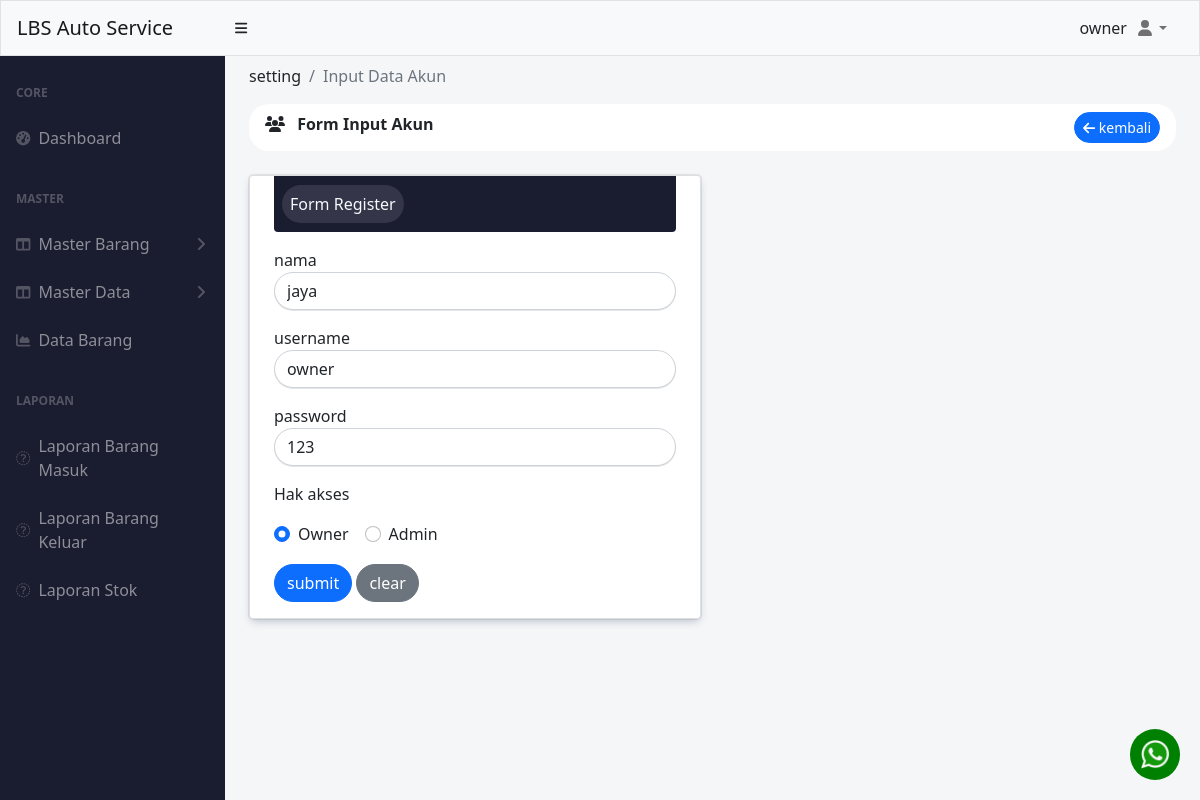
Page /index.php?akun=edit&id=1 (signed in) on the committed database.
### tables this page shows
CREATE TABLE `users` (
  `id` int(11) NOT NULL,
  `nama` varchar(50) NOT NULL,
  `username` varchar(50) NOT NULL,
  `password` varchar(255) NOT NULL,
  `hak_akses` enum('owner','admin','super admin') NOT NULL
);

### pages/akun/edit.php (the view, shortened to what this page needs)
<?php
include './koneksi.php';
$id = $_GET['id'];
$query = mysqli_query($conn, "SELECT * FROM users WHERE id='$id'");
$data = mysqli_fetch_assoc($query);
?>
<div class="container-fluid px-4 ">
    <ol class="breadcrumb pt-2">
        <li class="breadcrumb-item ">setting</li>
        <li class="breadcrumb-item active">Input Data Akun</li>
    </ol>
    <div class="mb-4">
        <div class="card-header clearfix mb-3" style="border-radius: 20px ;background-color: white; border:0px;">
            <i class="fa-solid fa-users"></i>
            <span class="ms-2 fw-bolder"> Form Input Akun</span>
            <a href="index.php?menu=akun" class="btn btn-sm btn-primary float-end rounded-pill ">
                <i class="fa-solid fa-arrow-left"></i> kembali
            </a>
        </div>
    </div>
    <div class="row ">
        <div class="mb-4 col-md-6">
            <div class="card border-none" style="box-shadow: rgba(9, 30, 66, 0.25) 0px 4px 8px -2px, rgba(9, 30, 66, 0.08) 0px 0px 0px 1px;">
                <div class="rounded-bottom mx-4  py-3 px-2  text-light" style="background-color: #1a1c2f;">
                    <span class="p-2 rounded-pill flex" style="background-color: #343549;"> Form Register</span>
                </div>
                <div class="card-body px-4">
                    <form action="" method="POST">
                        <div class="mb-3">
                            <label for="nama" class="form-label py-0 m-0">nama</label>
                            <input type="text" value="<?= $data['nama'] ?>" class=" form-control rounded-pill border-none" id="nama" name="nama" placeholder="nama" required style="box-shadow: rgba(17, 17, 26, 0.1) 0px 1px 0px;">
                        </div>
                        <div class="mb-3">
                            <label for="nama" class="form-label py-0 m-0">username</label>
                            <input type="text" value="<?= $data['username'] ?>" class=" form-control rounded-pill border-none" id="nama" name="username" placeholder="username" required style="box-shadow: rgba(17, 17, 26, 0.1) 0px 1px 0px;">
                        </div>
                        <div class="mb-3">
                            <label for="alamat" class="form-label py-0 m-0">password</label>
                            <input type="text" value="<?= $data['password'] ?>" class=" form-control rounded-pill border-none" id="alamat" name="password" placeholder="password" required style="box-shadow: rgba(17, 17, 26, 0.1) 0px 1px 0px;">
                        </div>
                        <div class="mb-3">
                            <label for="telp" class="form-label py-0 m-0">Hak akses</label>
                        </div>
                        <div class="d-flex mb-3">
                            <div class="form-check me-3">
                                <input class="form-check-input" type="radio" name="hak_akses" value="owner" <?= ($data['hak_akses'] == 'owner') ?  "checked" : "";  ?> id="flexRadioDefault2">
                                <label class="form-check-label" for="flexRadioDefault2">
                                    Owner
                                </label>
                            </div>
                            <div class="form-check me-3">
                                <input class="form-check-input" type="radio" name="hak_akses" value="admin" <?= ($data['hak_akses'] == 'admin') ?  "checked" : "";  ?> id="flexRadioDefault1">
                                <label class="form-check-label" for="flexRadioDefault1">
                                    Admin
                                </label>
                            </div>
                        </div>
                        <button name="submit" class="btn btn-primary rounded-pill">submit</button>
                        <button class="btn btn-secondary rounded-pill">clear</button>
                    </form>
                </div>
            </div>
        </div>
    </div>
</div>

### rows in the picture
users: nama "jaya", username "owner", password "123", hak_akses "☑ Owner", hak_akses "☐ Admin"

### other values in the picture
$varSession['username'] "owner"
